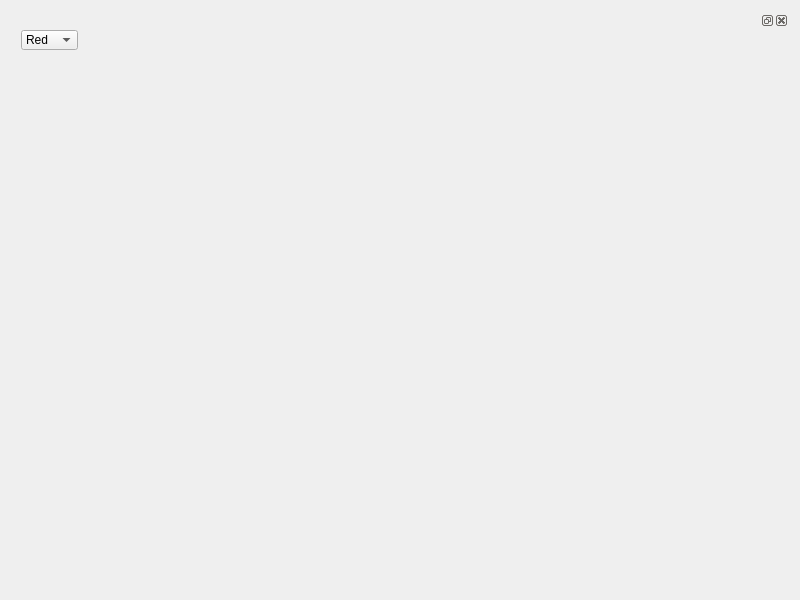
<?xml version="1.0" encoding="UTF-8"?>
<ui version="4.0">
 <class>imageForm</class>
 <widget class="QWidget" name="imageForm">
  <property name="geometry">
   <rect>
    <x>0</x>
    <y>0</y>
    <width>800</width>
    <height>600</height>
   </rect>
  </property>
  <property name="windowTitle">
   <string>Form</string>
  </property>
  <layout class="QVBoxLayout" name="verticalLayout">
   <item>
    <widget class="QDockWidget" name="dockWidget">
     <widget class="QWidget" name="dockWidgetContents">
      <widget class="QComboBox" name="channel_box">
       <property name="geometry">
        <rect>
         <x>10</x>
         <y>0</y>
         <width>57</width>
         <height>20</height>
        </rect>
       </property>
       <item>
        <property name="text">
         <string>Red</string>
        </property>
       </item>
       <item>
        <property name="text">
         <string>Green </string>
        </property>
       </item>
       <item>
        <property name="text">
         <string>Blue</string>
        </property>
       </item>
      </widget>
     </widget>
    </widget>
   </item>
  </layout>
 </widget>
 <resources/>
 <connections/>
</ui>
